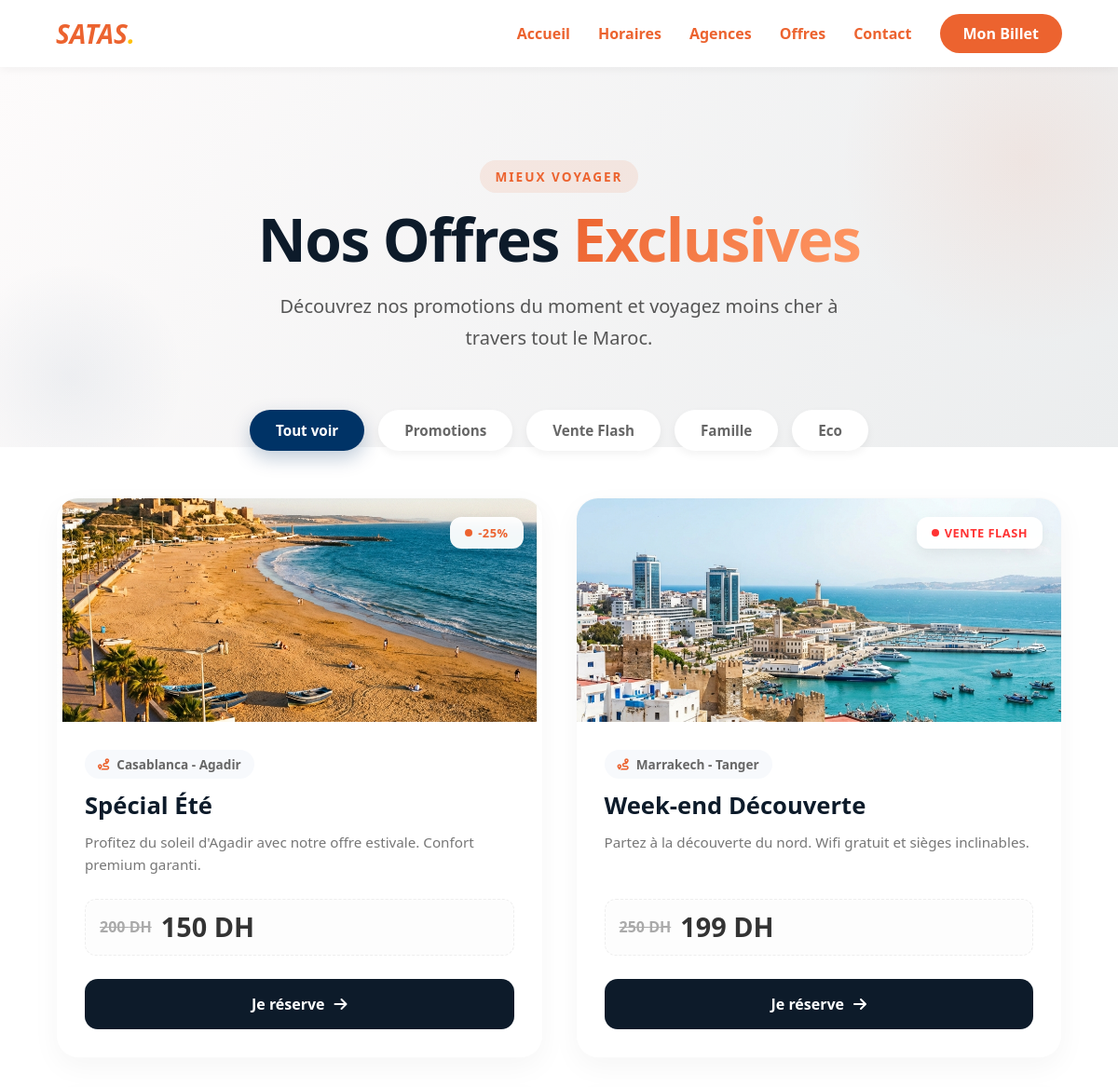
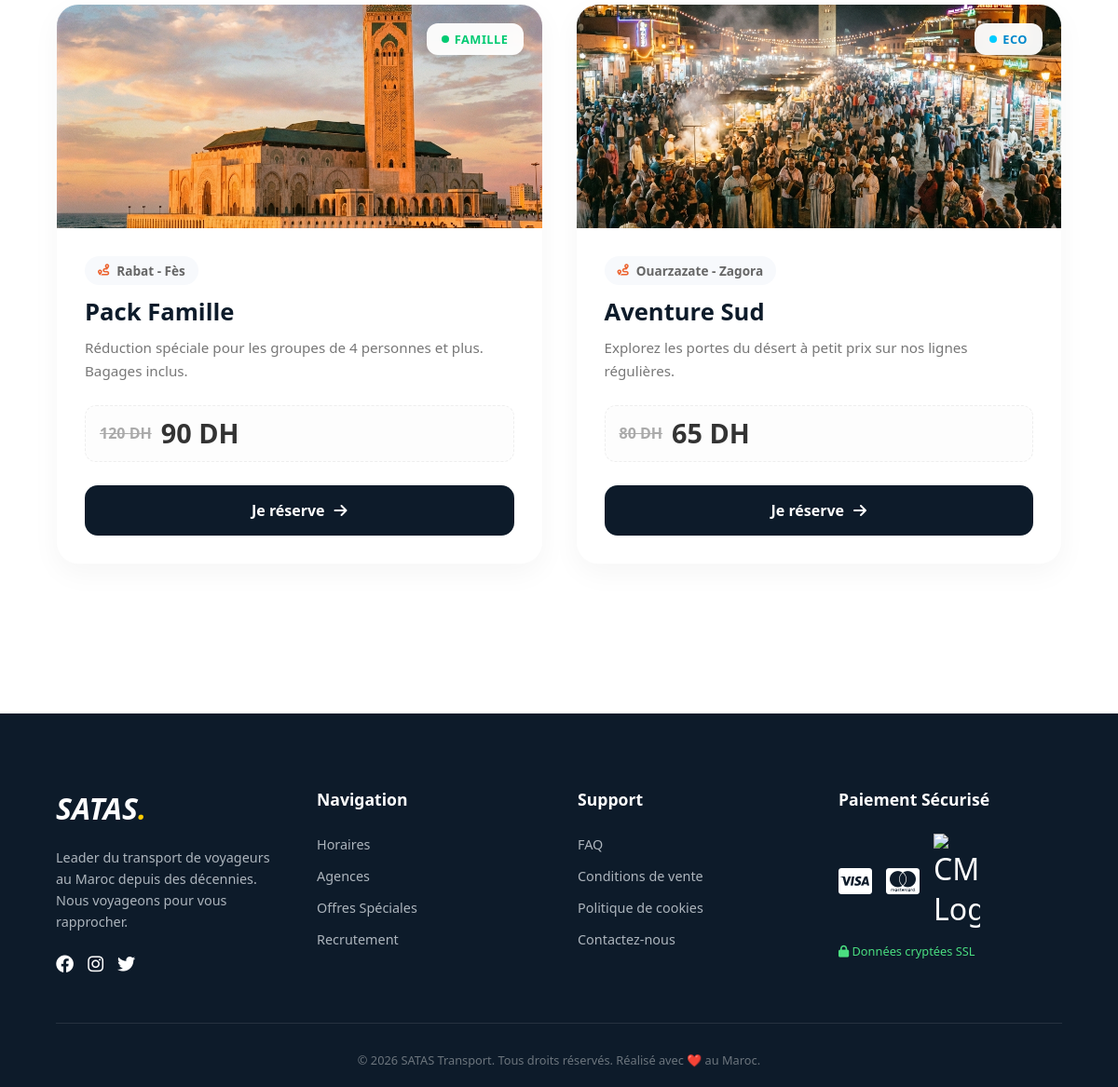
Screenshot of /offres.php with the database file from the repository (2 pictures, top to bottom).
### tables this page shows
CREATE TABLE IF NOT EXISTS offres (
    id INT AUTO_INCREMENT PRIMARY KEY,
    titre VARCHAR(255) NOT NULL,
    description TEXT NOT NULL,
    ville_depart VARCHAR(100),
    ville_arrivee VARCHAR(100),
    prix_original DECIMAL(10, 2),
    prix_promo DECIMAL(10, 2),
    categorie VARCHAR(50),  
    image_path VARCHAR(255),
    badge_text VARCHAR(50),  
    badge_class VARCHAR(50),  
    created_at TIMESTAMP DEFAULT CURRENT_TIMESTAMP
);

### offres.php (the view, shortened to what this page needs)
<!DOCTYPE html>
<html lang="fr">
<head>
    <link rel="stylesheet" href="style.css?v=<?php echo time(); ?>">
    <link rel="stylesheet" href="https://cdnjs.cloudflare.com/ajax/libs/font-awesome/6.0.0/css/all.min.css">
</head>
<body>
    <?php include 'les sections/navbar.php'; ?>
    <section class="offers-hero">
        <div class="offers-hero-container">
            <div class="offers-hero-content fadeInUp">
                <span class="hero-subtitle">MIEUX VOYAGER</span>
                <h1>Nos Offres <span class="highlight">Exclusives</span></h1>
                <p>Découvrez nos promotions du moment et voyagez moins cher à travers tout le Maroc.</p>
            </div>
        </div>
    </section>
    <section class="offers-section">
        <div class="container">
            <div class="offers-filters fadeInUp" style="animation-delay: 0.2s;">
                <button class="filter-btn active" data-filter="all">Tout voir</button>
                <button class="filter-btn" data-filter="promo">Promotions</button>
                <button class="filter-btn" data-filter="flash">Vente Flash</button>
                <button class="filter-btn" data-filter="famille">Famille</button>
                <button class="filter-btn" data-filter="eco">Eco</button>
            </div>
            <div class="offers-grid fadeInUp" style="animation-delay: 0.4s;">
                <?php
                try {
                    include 'db.php';
                    $stmt = $pdo->query("SELECT * FROM offres ORDER BY created_at DESC");
                    $offres = $stmt->fetchAll();
                    foreach ($offres as $offre) {
                        $badgeHTML = '';
                        if (!empty($offre['badge_text'])) {
                            $badgeHTML = '<div class="offer-badge ' . htmlspecialchars($offre['badge_class']) . '">' . htmlspecialchars($offre['badge_text']) . '</div>';
                        }
                ?>
                <div class="offer-card" data-category="<?php echo htmlspecialchars($offre['categorie']); ?>">
                    <?php echo $badgeHTML; ?>
                    <div class="offer-image">
                        <img src="<?php echo htmlspecialchars($offre['image_path']); ?>" alt="<?php echo htmlspecialchars($offre['titre']); ?>">
                    </div>
                    <div class="offer-details">
                        <div class="offer-meta">
                            <span class="offer-route"><i class="fas fa-route"></i> <?php echo htmlspecialchars($offre['ville_depart']); ?> - <?php echo htmlspecialchars($offre['ville_arrivee']); ?></span>
                        </div>
                        <h3><?php echo htmlspecialchars($offre['titre']); ?></h3>
                        <p class="offer-desc"><?php echo htmlspecialchars($offre['description']); ?></p>
                        <div class="offer-pricing">
                            <span class="old-price"><?php echo number_format($offre['prix_original'], 0, ',', ' '); ?> DH</span>
                            <span class="new-price"><?php echo number_format($offre['prix_promo'], 0, ',', ' '); ?> DH</span>
                        </div>
                        <a href="reservation.php?id=<?php echo $offre['id']; ?>" class="btn-offer">Je réserve</a>
                    </div>
                </div>
                <?php
                    }
                } catch (Exception $e) {
                    echo "<p>Erreur de chargement des offres. Veuillez réessayer plus tard.</p>";
                }
                ?>
            </div>
        </div>
    </section>
    <?php include 'les sections/footer.php'; ?>
</body>
</html>

### rows the page displays
offres: badge_text "-25%", image_path (picture), ville_depart "Casablanca", ville_arrivee "Agadir", titre "Spécial Été", description "Profitez du soleil d'Agadir avec notre offre estivale. Confort premium garanti.", prix_original "200", prix_promo "150"
offres: badge_text "VENTE FLASH", image_path (picture), ville_depart "Marrakech", ville_arrivee "Tanger", titre "Week-end Découverte", description "Partez à la découverte du nord. Wifi gratuit et sièges inclinables.", prix_original "250", prix_promo "199"
offres: badge_text "FAMILLE", image_path (picture), ville_depart "Rabat", ville_arrivee "Fès", titre "Pack Famille", description "Réduction spéciale pour les groupes de 4 personnes et plus. Bagages inclus.", prix_original "120", prix_promo "90"
offres: badge_text "ECO", image_path (picture), ville_depart "Ouarzazate", ville_arrivee "Zagora", titre "Aventure Sud", description "Explorez les portes du désert à petit prix sur nos lignes régulières.", prix_original "80", prix_promo "65"
